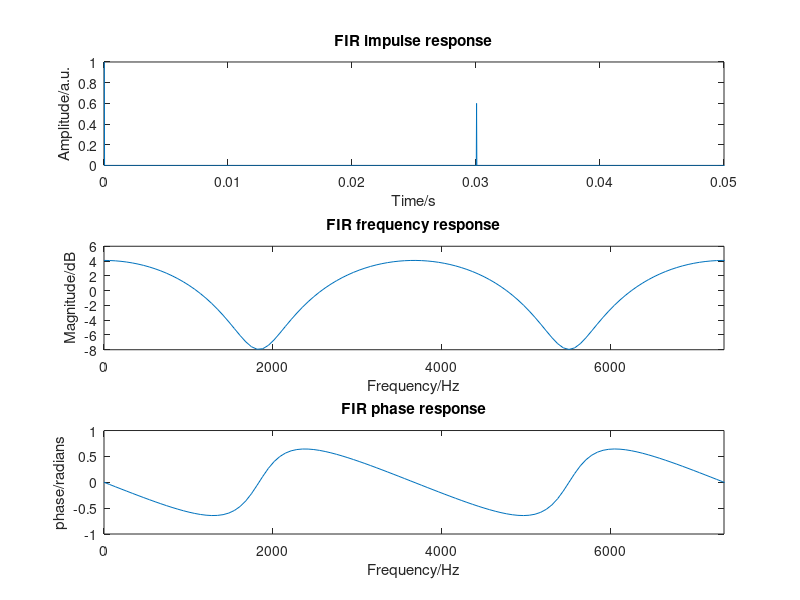
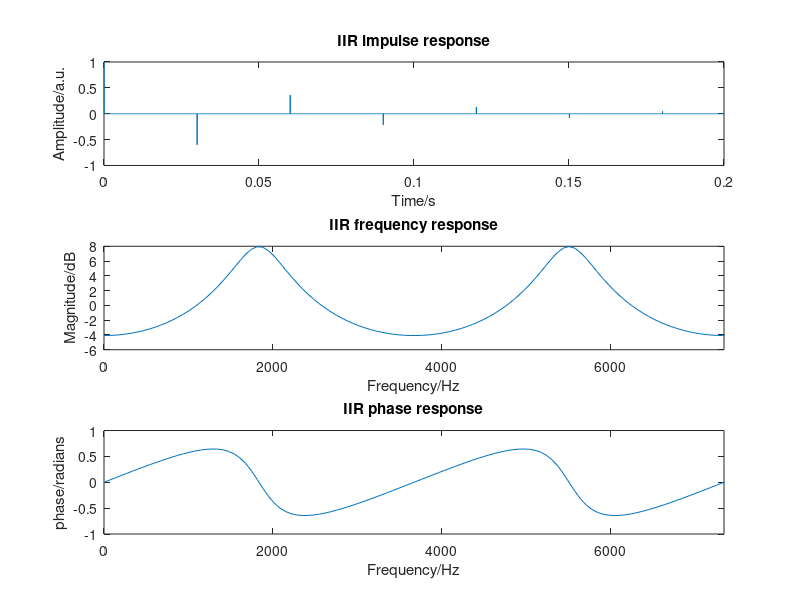

The MATLAB script that drew these images, in order: (Note: this script raises an error after producing the figures.)
clear; close all;

% Parameters:
fs = 44100; % Sampling frequency in Hz
alpha = 0.6; % Reflection attenuation
tau = 0.03; % Delay in seconds
delay_samples = fix(tau*fs); % Delay in samples

% Time vector:
t_ma = 1/fs:1/fs:0.2;


% Produce impulse response:
delta_input = [ones(1,1);zeros(length(t_ma)-1,1)];


% Numerator and denominator for FIR filter
num = [1;zeros(delay_samples,1);alpha];
den = [1;zeros(delay_samples+1,1)];

% Create the finite impulse response 
h_fir = filter(num,den,delta_input);

[h,f] = freqz(num,den,328,fs);

% Plotting:
figure(1)
subplot(3,1,1)
plot(t_ma,h_fir)
title('FIR impulse response')
xlabel('Time/s')
ylabel('Amplitude/a.u.')
xlim([0 0.05])

subplot(3,1,2)
plot(f,20*log10(abs(h)))
title('FIR frequency response')
xlabel('Frequency/Hz')
ylabel('Magnitude/dB')
xlim([0 7.35e3])

subplot(3,1,3)
plot(f,angle(h))
title('FIR phase response')
xlabel('Frequency/Hz')
ylabel('phase/radians')
xlim([0 7.35e3])


% Numerator and denominator for IIR filter
num_iir = den;
den_iir = num;

% Create infinite impulse response 
h_iir = filter(num_iir,den_iir,delta_input);

[h2,f2] = freqz(num_iir,den_iir,328,fs);

% Plotting:
figure(2)
subplot(3,1,1)
plot(t_ma,h_iir)
title('IIR impulse response')
xlabel('Time/s')
ylabel('Amplitude/a.u.')


subplot(3,1,2)
plot(f2,20*log10(abs(h2)))
title('IIR frequency response')
xlabel('Frequency/Hz')
ylabel('Magnitude/dB')
xlim([0 7.35e3])

subplot(3,1,3)
plot(f2,angle(h2))
title('IIR phase response')
xlabel('Frequency/Hz')
ylabel('phase/radians')
xlim([0 7.35e3])



% let's load a .wav file and convolve it with our IR!
[y, fs_y] = audioread(['C:', filesep, 'Users', filesep, 'liamg', filesep, 'OneDrive', filesep, 'Documents', filesep, 'DTU DSP 22051', filesep, 'sounds', filesep, 'mini-me_short.wav']);



% in case you'll load a stereo signal you might want to go MONO
y = y(:);       % we first make it column vectors
y = y(:,1);     % and then we only use the first column

% Now we need to see if the sampling frequencies match! If not, sample to
% the fs of the audio signal
if (fs~=fs_y)
    h_ir_resample = resample(h_iir, fs_y, fs);
    out = conv(h_ir_resample, y);
else
    out = conv(h_iir, y);
end
            
% Normalize the amplitude that you don't blow your ears
out = out/max(out)*.5;

% Filter the audio in the FIR and IIR filters
filtered_audio_fir = filter(num,den,y);
filtered_audio_iir = filter(num_iir,den_iir,y);

% Plotting the differences between unfiltered, FIR, and IIR
figure(3)
subplot(3,1,1)
plot(y)
title('Unfiltered mini-me audio')
xlabel('Time/s')
ylabel('Amplitude/a.u.')

subplot(3,1,2)
plot(filtered_audio_fir)
title('FIR mini-me audio')
xlabel('Time/s')
ylabel('Amplitude/a.u.')

subplot(3,1,3)
plot(filtered_audio_iir)
title('IIR mini-me audio')
xlabel('Time/s')
ylabel('Amplitude/a.u.')


%>> clear sound
%plays the sound of the FIR filter
%sound(out, fs_y)

